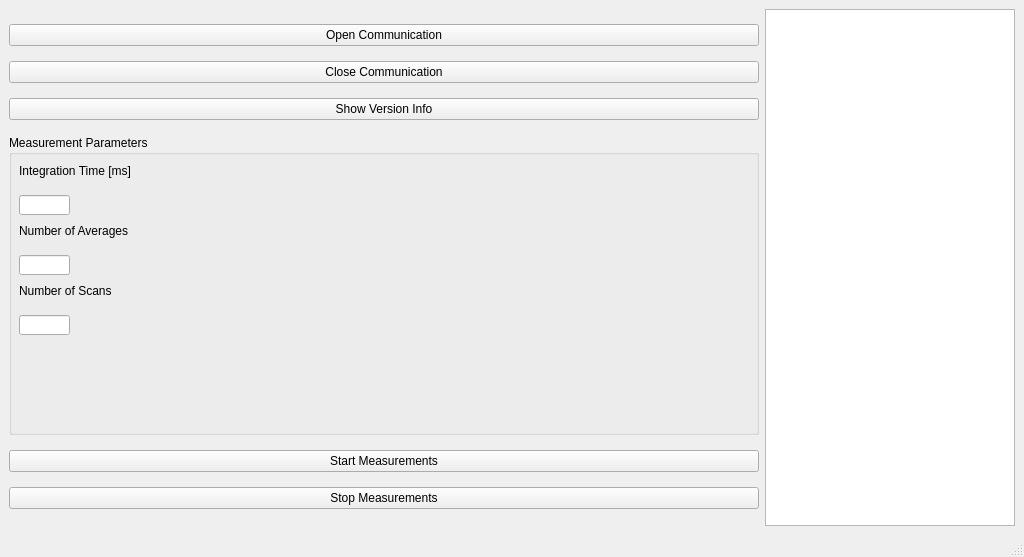
<?xml version="1.0" encoding="UTF-8"?>
<ui version="4.0">
 <class>MainWindow</class>
 <widget class="QMainWindow" name="MainWindow">
  <property name="windowModality">
   <enum>Qt::ApplicationModal</enum>
  </property>
  <property name="enabled">
   <bool>true</bool>
  </property>
  <property name="geometry">
   <rect>
    <x>0</x>
    <y>0</y>
    <width>1024</width>
    <height>557</height>
   </rect>
  </property>
  <property name="sizePolicy">
   <sizepolicy hsizetype="Preferred" vsizetype="Preferred">
    <horstretch>0</horstretch>
    <verstretch>0</verstretch>
   </sizepolicy>
  </property>
  <property name="minimumSize">
   <size>
    <width>936</width>
    <height>557</height>
   </size>
  </property>
  <property name="baseSize">
   <size>
    <width>936</width>
    <height>557</height>
   </size>
  </property>
  <property name="windowTitle">
   <string>MainWindow</string>
  </property>
  <property name="tabShape">
   <enum>QTabWidget::Rounded</enum>
  </property>
  <widget class="QWidget" name="centralwidget">
   <layout class="QGridLayout" name="gridLayout_2">
    <item row="1" column="1">
     <layout class="QGridLayout" name="gridLayout"/>
    </item>
    <item row="1" column="0">
     <layout class="QVBoxLayout" name="verticalLayout">
      <property name="spacing">
       <number>0</number>
      </property>
      <property name="sizeConstraint">
       <enum>QLayout::SetMaximumSize</enum>
      </property>
      <item>
       <widget class="QPushButton" name="OpenCommBtn">
        <property name="text">
         <string>Open Communication</string>
        </property>
       </widget>
      </item>
      <item>
       <widget class="QPushButton" name="CloseCommBtn">
        <property name="text">
         <string>Close Communication</string>
        </property>
       </widget>
      </item>
      <item>
       <widget class="QPushButton" name="VersionBtn">
        <property name="text">
         <string>Show Version Info</string>
        </property>
       </widget>
      </item>
      <item>
       <widget class="QGroupBox" name="groupBox">
        <property name="maximumSize">
         <size>
          <width>16777215</width>
          <height>300</height>
         </size>
        </property>
        <property name="title">
         <string>Measurement Parameters</string>
        </property>
        <widget class="QLineEdit" name="IntTimeEdt">
         <property name="geometry">
          <rect>
           <x>10</x>
           <y>60</y>
           <width>51</width>
           <height>20</height>
          </rect>
         </property>
        </widget>
        <widget class="QLineEdit" name="NumAvgEdt">
         <property name="geometry">
          <rect>
           <x>10</x>
           <y>120</y>
           <width>51</width>
           <height>20</height>
          </rect>
         </property>
        </widget>
        <widget class="QLineEdit" name="NumMeasEdt">
         <property name="geometry">
          <rect>
           <x>10</x>
           <y>180</y>
           <width>51</width>
           <height>20</height>
          </rect>
         </property>
        </widget>
        <widget class="QLabel" name="label">
         <property name="geometry">
          <rect>
           <x>10</x>
           <y>20</y>
           <width>311</width>
           <height>31</height>
          </rect>
         </property>
         <property name="text">
          <string>Integration Time [ms]</string>
         </property>
        </widget>
        <widget class="QLabel" name="label_2">
         <property name="geometry">
          <rect>
           <x>10</x>
           <y>85</y>
           <width>311</width>
           <height>21</height>
          </rect>
         </property>
         <property name="text">
          <string>Number of Averages</string>
         </property>
        </widget>
        <widget class="QLabel" name="label_3">
         <property name="geometry">
          <rect>
           <x>10</x>
           <y>145</y>
           <width>311</width>
           <height>21</height>
          </rect>
         </property>
         <property name="text">
          <string>Number of Scans</string>
         </property>
        </widget>
       </widget>
      </item>
      <item>
       <widget class="QPushButton" name="StartMeasBtn">
        <property name="text">
         <string>Start Measurements</string>
        </property>
       </widget>
      </item>
      <item>
       <widget class="QPushButton" name="StopMeasBtn">
        <property name="text">
         <string>Stop Measurements</string>
        </property>
       </widget>
      </item>
     </layout>
    </item>
    <item row="1" column="2">
     <widget class="QListWidget" name="listWidget">
      <property name="enabled">
       <bool>true</bool>
      </property>
      <property name="maximumSize">
       <size>
        <width>250</width>
        <height>16777215</height>
       </size>
      </property>
     </widget>
    </item>
   </layout>
  </widget>
  <widget class="QMenuBar" name="menubar">
   <property name="geometry">
    <rect>
     <x>0</x>
     <y>0</y>
     <width>1024</width>
     <height>22</height>
    </rect>
   </property>
  </widget>
  <widget class="QStatusBar" name="statusbar"/>
 </widget>
 <resources/>
 <connections/>
</ui>
